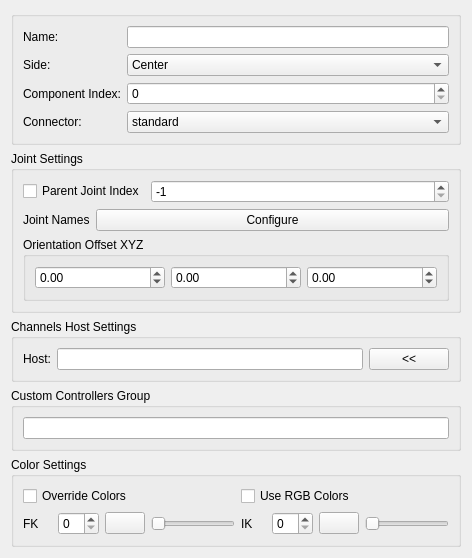
<?xml version="1.0" encoding="UTF-8"?>
<ui version="4.0">
 <class>Form</class>
 <widget class="QWidget" name="Form">
  <property name="geometry">
   <rect>
    <x>0</x>
    <y>0</y>
    <width>452</width>
    <height>505</height>
   </rect>
  </property>
  <property name="windowTitle">
   <string>Form</string>
  </property>
  <layout class="QGridLayout" name="gridLayout">
   <item row="5" column="0">
    <spacer name="verticalSpacer">
     <property name="orientation">
      <enum>Qt::Vertical</enum>
     </property>
     <property name="sizeHint" stdset="0">
      <size>
       <width>20</width>
       <height>40</height>
      </size>
     </property>
    </spacer>
   </item>
   <item row="2" column="0">
    <widget class="QGroupBox" name="groupBox">
     <property name="sizePolicy">
      <sizepolicy hsizetype="Minimum" vsizetype="Minimum">
       <horstretch>0</horstretch>
       <verstretch>0</verstretch>
      </sizepolicy>
     </property>
     <property name="title">
      <string>Channels Host Settings</string>
     </property>
     <layout class="QGridLayout" name="gridLayout_2">
      <item row="0" column="0">
       <layout class="QHBoxLayout" name="horizontalLayout_2">
        <item>
         <widget class="QLabel" name="host_label">
          <property name="text">
           <string>Host:</string>
          </property>
         </widget>
        </item>
        <item>
         <widget class="QLineEdit" name="host_lineEdit"/>
        </item>
        <item>
         <widget class="QPushButton" name="host_pushButton">
          <property name="text">
           <string>&lt;&lt;</string>
          </property>
         </widget>
        </item>
       </layout>
      </item>
     </layout>
    </widget>
   </item>
   <item row="4" column="0">
    <widget class="QGroupBox" name="groupBox_4">
     <property name="sizePolicy">
      <sizepolicy hsizetype="Minimum" vsizetype="Minimum">
       <horstretch>0</horstretch>
       <verstretch>0</verstretch>
      </sizepolicy>
     </property>
     <property name="title">
      <string>Color Settings</string>
     </property>
     <layout class="QGridLayout" name="gridLayout_8">
      <item row="2" column="0">
       <layout class="QGridLayout" name="gridLayout_7">
        <item row="1" column="0">
         <layout class="QGridLayout" name="gridLayout_9">
          <item row="0" column="1">
           <widget class="QLabel" name="color_fk_label">
            <property name="sizePolicy">
             <sizepolicy hsizetype="Minimum" vsizetype="Preferred">
              <horstretch>0</horstretch>
              <verstretch>0</verstretch>
             </sizepolicy>
            </property>
            <property name="minimumSize">
             <size>
              <width>0</width>
              <height>0</height>
             </size>
            </property>
            <property name="text">
             <string/>
            </property>
           </widget>
          </item>
          <item row="0" column="2">
           <widget class="QSpinBox" name="color_fk_spinBox">
            <property name="sizePolicy">
             <sizepolicy hsizetype="Expanding" vsizetype="Fixed">
              <horstretch>0</horstretch>
              <verstretch>0</verstretch>
             </sizepolicy>
            </property>
            <property name="maximum">
             <number>31</number>
            </property>
           </widget>
          </item>
          <item row="0" column="3">
           <widget class="QPushButton" name="RGB_fk_pushButton">
            <property name="sizePolicy">
             <sizepolicy hsizetype="Fixed" vsizetype="Fixed">
              <horstretch>0</horstretch>
              <verstretch>0</verstretch>
             </sizepolicy>
            </property>
            <property name="maximumSize">
             <size>
              <width>16777215</width>
              <height>16777215</height>
             </size>
            </property>
            <property name="layoutDirection">
             <enum>Qt::LeftToRight</enum>
            </property>
            <property name="styleSheet">
             <string notr="true"/>
            </property>
            <property name="text">
             <string/>
            </property>
           </widget>
          </item>
          <item row="0" column="4">
           <widget class="QSlider" name="RGB_fk_slider">
            <property name="maximum">
             <number>255</number>
            </property>
            <property name="orientation">
             <enum>Qt::Horizontal</enum>
            </property>
           </widget>
          </item>
          <item row="0" column="0">
           <widget class="QLabel" name="fk_label_2">
            <property name="text">
             <string>FK</string>
            </property>
           </widget>
          </item>
         </layout>
        </item>
        <item row="1" column="1">
         <layout class="QGridLayout" name="gridLayout_10">
          <item row="0" column="2">
           <widget class="QSpinBox" name="color_ik_spinBox">
            <property name="sizePolicy">
             <sizepolicy hsizetype="Expanding" vsizetype="Fixed">
              <horstretch>0</horstretch>
              <verstretch>0</verstretch>
             </sizepolicy>
            </property>
            <property name="maximum">
             <number>31</number>
            </property>
           </widget>
          </item>
          <item row="0" column="1">
           <widget class="QLabel" name="color_ik_label">
            <property name="sizePolicy">
             <sizepolicy hsizetype="Minimum" vsizetype="Preferred">
              <horstretch>0</horstretch>
              <verstretch>0</verstretch>
             </sizepolicy>
            </property>
            <property name="minimumSize">
             <size>
              <width>0</width>
              <height>0</height>
             </size>
            </property>
            <property name="text">
             <string/>
            </property>
           </widget>
          </item>
          <item row="0" column="3">
           <widget class="QPushButton" name="RGB_ik_pushButton">
            <property name="sizePolicy">
             <sizepolicy hsizetype="Fixed" vsizetype="Fixed">
              <horstretch>0</horstretch>
              <verstretch>0</verstretch>
             </sizepolicy>
            </property>
            <property name="maximumSize">
             <size>
              <width>16777215</width>
              <height>16777215</height>
             </size>
            </property>
            <property name="layoutDirection">
             <enum>Qt::LeftToRight</enum>
            </property>
            <property name="styleSheet">
             <string notr="true"/>
            </property>
            <property name="text">
             <string/>
            </property>
           </widget>
          </item>
          <item row="0" column="4">
           <widget class="QSlider" name="RGB_ik_slider">
            <property name="maximum">
             <number>255</number>
            </property>
            <property name="orientation">
             <enum>Qt::Horizontal</enum>
            </property>
           </widget>
          </item>
          <item row="0" column="0">
           <widget class="QLabel" name="ik_label">
            <property name="text">
             <string>IK</string>
            </property>
           </widget>
          </item>
         </layout>
        </item>
        <item row="0" column="0">
         <widget class="QCheckBox" name="overrideColors_checkBox">
          <property name="text">
           <string>Override Colors</string>
          </property>
         </widget>
        </item>
        <item row="0" column="1">
         <widget class="QCheckBox" name="useRGB_checkBox">
          <property name="text">
           <string>Use RGB Colors</string>
          </property>
         </widget>
        </item>
       </layout>
      </item>
     </layout>
    </widget>
   </item>
   <item row="0" column="0">
    <widget class="QGroupBox" name="mainSettings_groupBox">
     <property name="title">
      <string/>
     </property>
     <layout class="QGridLayout" name="gridLayout_4">
      <item row="0" column="0">
       <layout class="QFormLayout" name="formLayout">
        <item row="0" column="0">
         <widget class="QLabel" name="name_label">
          <property name="text">
           <string>Name:</string>
          </property>
         </widget>
        </item>
        <item row="0" column="1">
         <widget class="QLineEdit" name="name_lineEdit"/>
        </item>
        <item row="1" column="0">
         <widget class="QLabel" name="side_label">
          <property name="text">
           <string>Side:</string>
          </property>
         </widget>
        </item>
        <item row="1" column="1">
         <widget class="QComboBox" name="side_comboBox">
          <property name="sizePolicy">
           <sizepolicy hsizetype="Expanding" vsizetype="Fixed">
            <horstretch>0</horstretch>
            <verstretch>0</verstretch>
           </sizepolicy>
          </property>
          <item>
           <property name="text">
            <string>Center</string>
           </property>
          </item>
          <item>
           <property name="text">
            <string>Left</string>
           </property>
          </item>
          <item>
           <property name="text">
            <string>Right</string>
           </property>
          </item>
         </widget>
        </item>
        <item row="2" column="0">
         <widget class="QLabel" name="componentIndex_label">
          <property name="text">
           <string>Component Index:</string>
          </property>
         </widget>
        </item>
        <item row="2" column="1">
         <widget class="QSpinBox" name="componentIndex_spinBox">
          <property name="sizePolicy">
           <sizepolicy hsizetype="Expanding" vsizetype="Fixed">
            <horstretch>0</horstretch>
            <verstretch>0</verstretch>
           </sizepolicy>
          </property>
          <property name="maximum">
           <number>999</number>
          </property>
         </widget>
        </item>
        <item row="3" column="0">
         <widget class="QLabel" name="conector_label">
          <property name="text">
           <string>Connector:</string>
          </property>
         </widget>
        </item>
        <item row="3" column="1">
         <widget class="QComboBox" name="connector_comboBox">
          <property name="sizePolicy">
           <sizepolicy hsizetype="Expanding" vsizetype="Fixed">
            <horstretch>0</horstretch>
            <verstretch>0</verstretch>
           </sizepolicy>
          </property>
          <item>
           <property name="text">
            <string>standard</string>
           </property>
          </item>
         </widget>
        </item>
       </layout>
      </item>
     </layout>
    </widget>
   </item>
   <item row="3" column="0">
    <widget class="QGroupBox" name="groupBox_2">
     <property name="sizePolicy">
      <sizepolicy hsizetype="Minimum" vsizetype="Minimum">
       <horstretch>0</horstretch>
       <verstretch>0</verstretch>
      </sizepolicy>
     </property>
     <property name="title">
      <string>Custom Controllers Group</string>
     </property>
     <layout class="QGridLayout" name="gridLayout_5">
      <item row="0" column="0">
       <layout class="QHBoxLayout" name="horizontalLayout_3">
        <item>
         <widget class="QLineEdit" name="subGroup_lineEdit">
          <property name="toolTip">
           <string>&lt;html&gt;&lt;head/&gt;&lt;body&gt;&lt;p&gt;Name for a custom controllers Group (Maya set) for the component controllers.&lt;/p&gt;&lt;p align=&quot;center&quot;&gt;&lt;span style=&quot; font-weight:600;&quot;&gt;i.e&lt;/span&gt;: Setting the name &amp;quot;arm&amp;quot; will create a sub group (sub set in Mayas terminology) with the name &amp;quot;rig_arm_grp&amp;quot;. This group will be under the &amp;quot;rig_controllers_grp&amp;quot;&lt;/p&gt;&lt;p&gt;Leave this option empty for the default behaviour.&lt;/p&gt;&lt;/body&gt;&lt;/html&gt;</string>
          </property>
         </widget>
        </item>
       </layout>
      </item>
     </layout>
    </widget>
   </item>
   <item row="1" column="0">
    <widget class="QGroupBox" name="jointSettings_groupBox">
     <property name="sizePolicy">
      <sizepolicy hsizetype="Minimum" vsizetype="Minimum">
       <horstretch>0</horstretch>
       <verstretch>0</verstretch>
      </sizepolicy>
     </property>
     <property name="title">
      <string>Joint Settings</string>
     </property>
     <layout class="QGridLayout" name="gridLayout_3">
      <item row="0" column="0">
       <layout class="QVBoxLayout" name="verticalLayout">
        <item>
         <layout class="QHBoxLayout" name="horizontalLayout_5">
          <property name="bottomMargin">
           <number>0</number>
          </property>
          <item>
           <widget class="QCheckBox" name="useJointIndex_checkBox">
            <property name="text">
             <string>Parent Joint Index</string>
            </property>
           </widget>
          </item>
          <item>
           <widget class="QSpinBox" name="parentJointIndex_spinBox">
            <property name="sizePolicy">
             <sizepolicy hsizetype="Expanding" vsizetype="Fixed">
              <horstretch>0</horstretch>
              <verstretch>0</verstretch>
             </sizepolicy>
            </property>
            <property name="minimum">
             <number>-1</number>
            </property>
            <property name="maximum">
             <number>999999</number>
            </property>
            <property name="value">
             <number>-1</number>
            </property>
           </widget>
          </item>
         </layout>
        </item>
        <item>
         <layout class="QHBoxLayout" name="horizontalLayout">
          <item>
           <widget class="QLabel" name="jointNames_label">
            <property name="sizePolicy">
             <sizepolicy hsizetype="Minimum" vsizetype="Fixed">
              <horstretch>0</horstretch>
              <verstretch>0</verstretch>
             </sizepolicy>
            </property>
            <property name="minimumSize">
             <size>
              <width>0</width>
              <height>0</height>
             </size>
            </property>
            <property name="text">
             <string>Joint Names</string>
            </property>
           </widget>
          </item>
          <item>
           <widget class="QPushButton" name="jointNames_pushButton">
            <property name="sizePolicy">
             <sizepolicy hsizetype="Expanding" vsizetype="Fixed">
              <horstretch>0</horstretch>
              <verstretch>0</verstretch>
             </sizepolicy>
            </property>
            <property name="text">
             <string>Configure</string>
            </property>
           </widget>
          </item>
         </layout>
        </item>
        <item>
         <widget class="QGroupBox" name="groupBox_3">
          <property name="title">
           <string>Orientation Offset XYZ</string>
          </property>
          <layout class="QHBoxLayout" name="horizontalLayout_4">
           <item>
            <widget class="QDoubleSpinBox" name="joint_offset_x_doubleSpinBox">
             <property name="toolTip">
              <string>Rotation Offset X</string>
             </property>
             <property name="minimum">
              <double>-360.000000000000000</double>
             </property>
             <property name="maximum">
              <double>360.000000000000000</double>
             </property>
             <property name="singleStep">
              <double>90.000000000000000</double>
             </property>
            </widget>
           </item>
           <item>
            <widget class="QDoubleSpinBox" name="joint_offset_y_doubleSpinBox">
             <property name="toolTip">
              <string>Rotation Offset Y</string>
             </property>
             <property name="minimum">
              <double>-360.000000000000000</double>
             </property>
             <property name="maximum">
              <double>360.000000000000000</double>
             </property>
             <property name="singleStep">
              <double>90.000000000000000</double>
             </property>
            </widget>
           </item>
           <item>
            <widget class="QDoubleSpinBox" name="joint_offset_z_doubleSpinBox">
             <property name="toolTip">
              <string>Rotation Offset Z</string>
             </property>
             <property name="minimum">
              <double>-360.000000000000000</double>
             </property>
             <property name="maximum">
              <double>360.000000000000000</double>
             </property>
             <property name="singleStep">
              <double>90.000000000000000</double>
             </property>
            </widget>
           </item>
          </layout>
         </widget>
        </item>
       </layout>
      </item>
     </layout>
    </widget>
   </item>
  </layout>
 </widget>
 <resources/>
 <connections/>
</ui>
